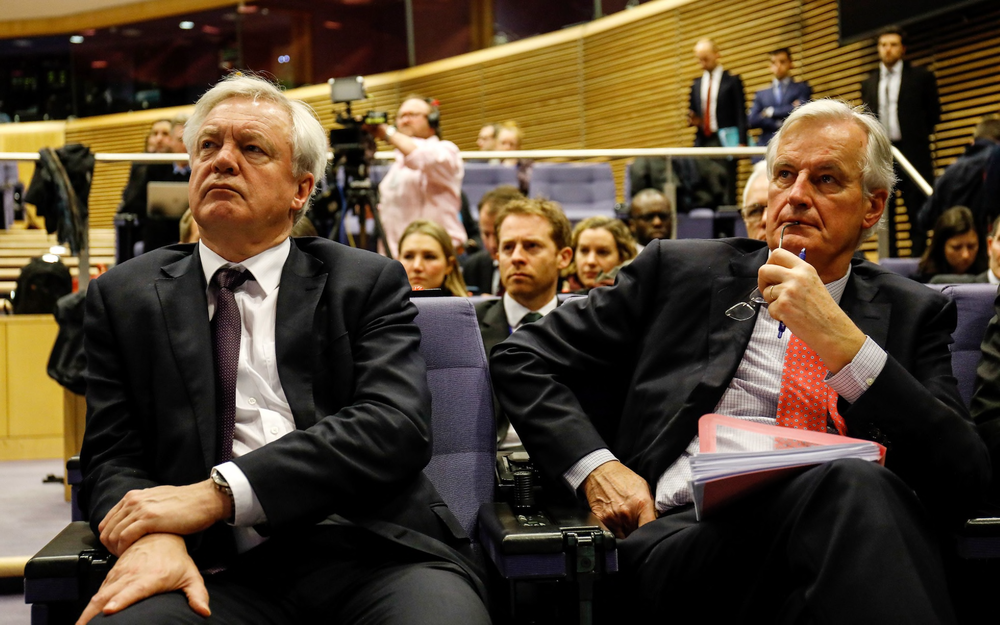
#> input picture image02.jp2, 1000 x 625 px, shrunk from 1920 x 1200 before the run
$ python main2.py image02.jp2   (older library calls are emulated)
#> lines starting #> are read from the running program, lines starting #| are printed output that depends on the picture; after the words box and inside, x2 and y2 are one past the last pixel; in counts of white or black regions, pixels touching at a corner belong together
import cv2
import sys

'''****** Get image from user ******'''
imagePath = sys.argv[1]

'''****** Creating the Haar Cascade for face detection ******'''
faceCascade = cv2.CascadeClassifier("haarcascade_frontalface_default.xml")

'''****** Reading and converting the given image ******'''
image = cv2.imread(imagePath)
#> image is the input picture: shape (625, 1000, 3); mean B, G, R 46.8, 66.1, 82.1
gray = cv2.cvtColor(image, cv2.COLOR_BGR2GRAY)  # Converting colored scale image into grayed scale image
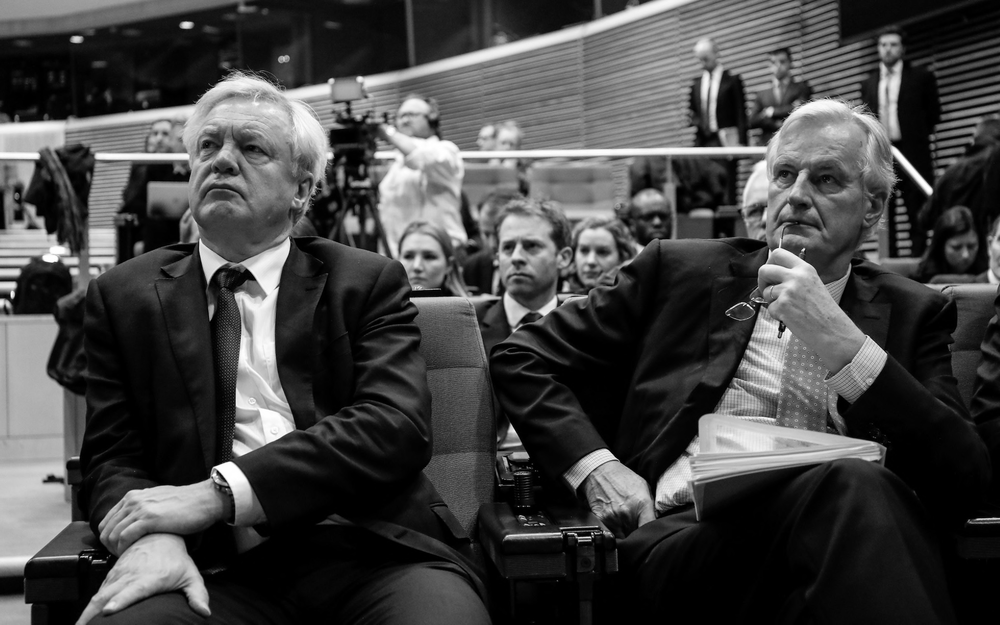
#> gray: shape (625, 1000); min 0, max 255, mean 68.7

'''****** Detect the faces in the given image ******'''
faces = faceCascade.detectMultiScale(
    gray,
    scaleFactor=1.1,
    minNeighbors=5,
    minSize=(30, 30),
    flags=cv2.cv.CV_HAAR_SCALE_IMAGE
)
#> faces = [[461, 217, 44, 44], [392, 236, 55, 55], [563, 228, 60, 60], [485, 219, 70, 70], [178, 106, 103, 103], [745, 132, 115, 115]]
print("Found {0} faces!".format(len(faces)))
#| Found 6 faces!

'''****** Draw rectangles around the faces ******'''
for (x, y, w, h) in faces:
    cv2.rectangle(image, (x, y), (x+w, y+h), (0, 255, 0), 1)
#> this loop made 6 passes
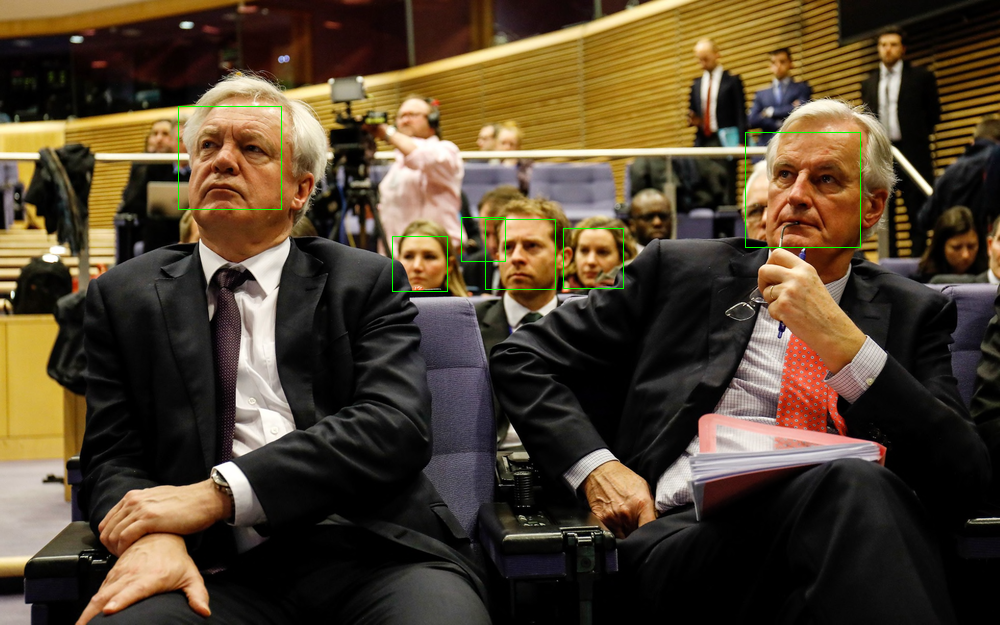
#> image: shape (625, 1000, 3); 0.29% of pixels changed, all inside (x1, y1, x2, y2) = (178, 106, 861, 292)

cv2.imshow("Faces found", image)
cv2.waitKey(0)

$ run again, on image05.jpg
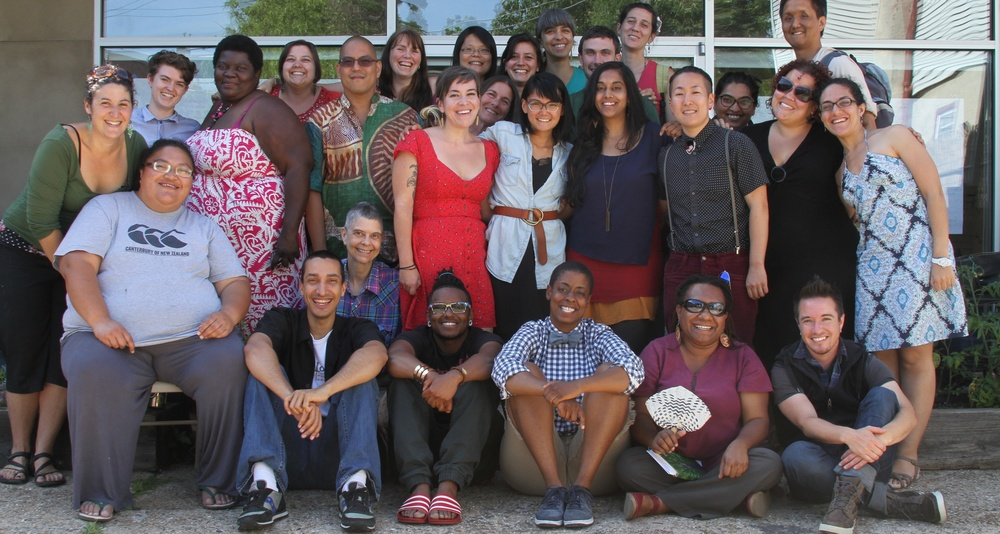
#> input picture image05.jpg, 1000 x 534 px, shrunk from 3524 x 1882 before the run
#> image is the input picture: shape (534, 1000, 3); mean B, G, R 94.4, 91.6, 102.6
#> `gray = cv2.cvtColor(image, cv2.COLOR_BGR2GRAY)`:
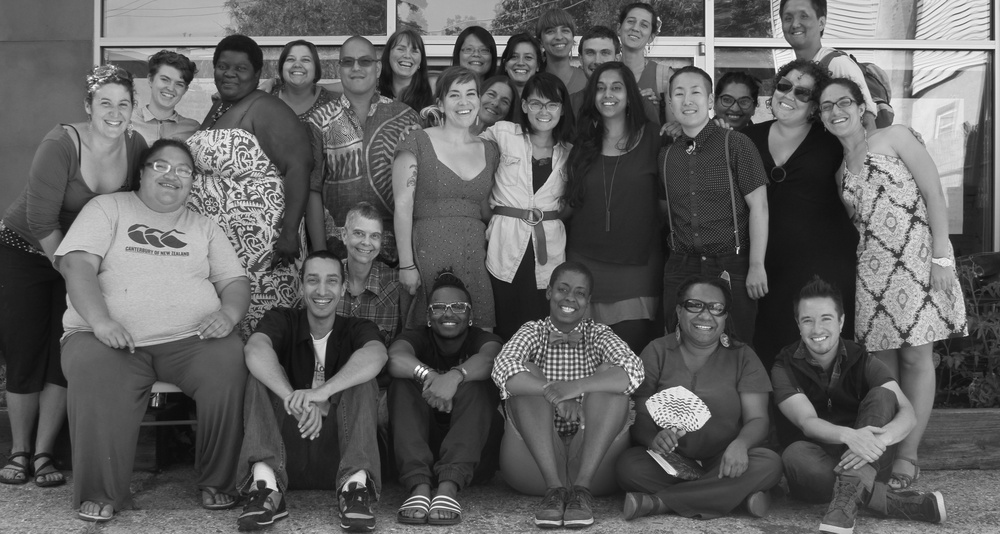
#> gray: shape (534, 1000); min 6, max 255, mean 95.2
#> faces = 23 rows, first 6: [617, 8, 39, 39], [388, 35, 36, 36], [457, 36, 37, 37], [504, 43, 36, 36], [280, 46, 37, 37], [587, 71, 44, 44]
#| Found 23 faces!
#> the loop `for (x, y, w, h) in faces:` made 23 passes
#> after the loop `for (x, y, w, h) in faces:`:
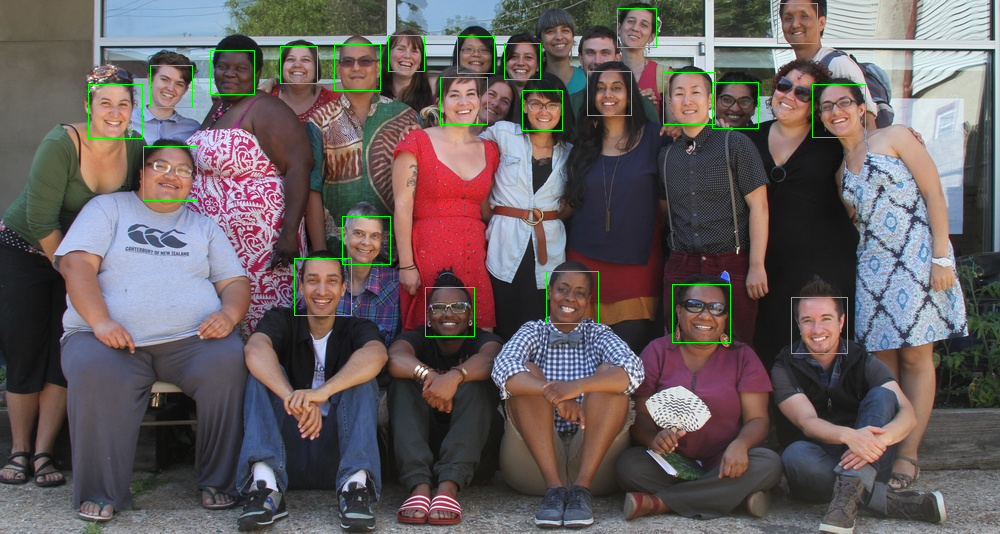
#> image: shape (534, 1000, 3); 0.8% of pixels changed, all inside (x1, y1, x2, y2) = (88, 3, 866, 354)

$ run again, on image06.jpg
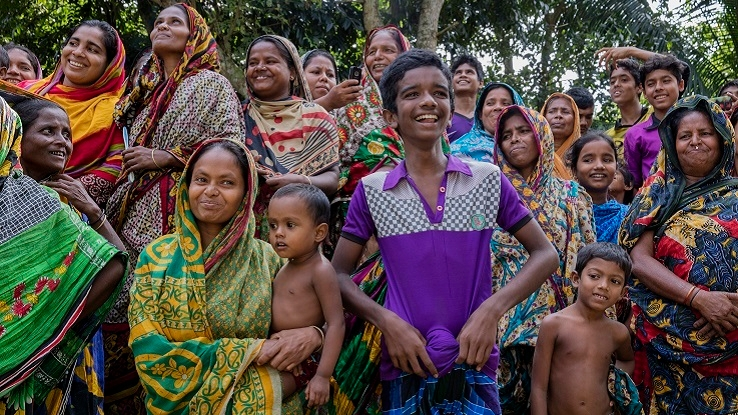
#> input picture image06.jpg, 738 x 415 px
#> image is the input picture: shape (415, 738, 3); mean B, G, R 70.5, 74.8, 86.9
#> `gray = cv2.cvtColor(image, cv2.COLOR_BGR2GRAY)`:
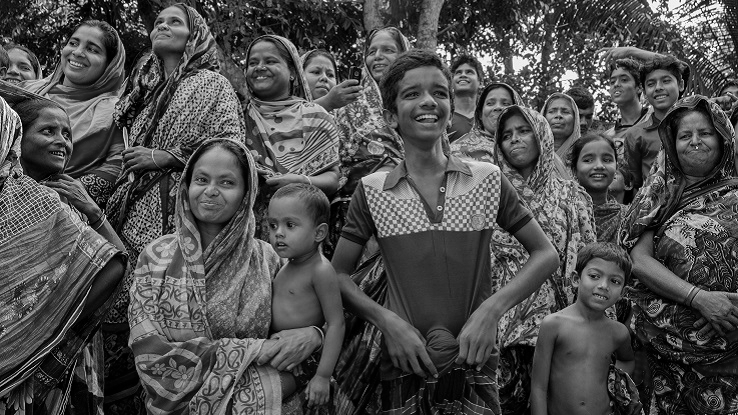
#> gray: shape (415, 738); min 0, max 255, mean 77.9
#> faces = 15 rows, first 6: [359, 33, 43, 43], [300, 56, 45, 45], [640, 66, 40, 40], [480, 89, 35, 35], [540, 97, 37, 37], [494, 116, 43, 43]
#| Found 15 faces!
#> the loop `for (x, y, w, h) in faces:` made 15 passes
#> after the loop `for (x, y, w, h) in faces:`:
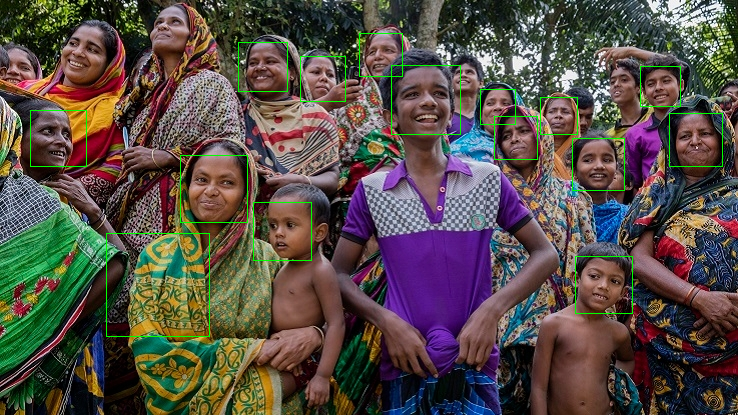
#> image: shape (415, 738, 3); 1.05% of pixels changed, all inside (x1, y1, x2, y2) = (30, 33, 723, 337)
